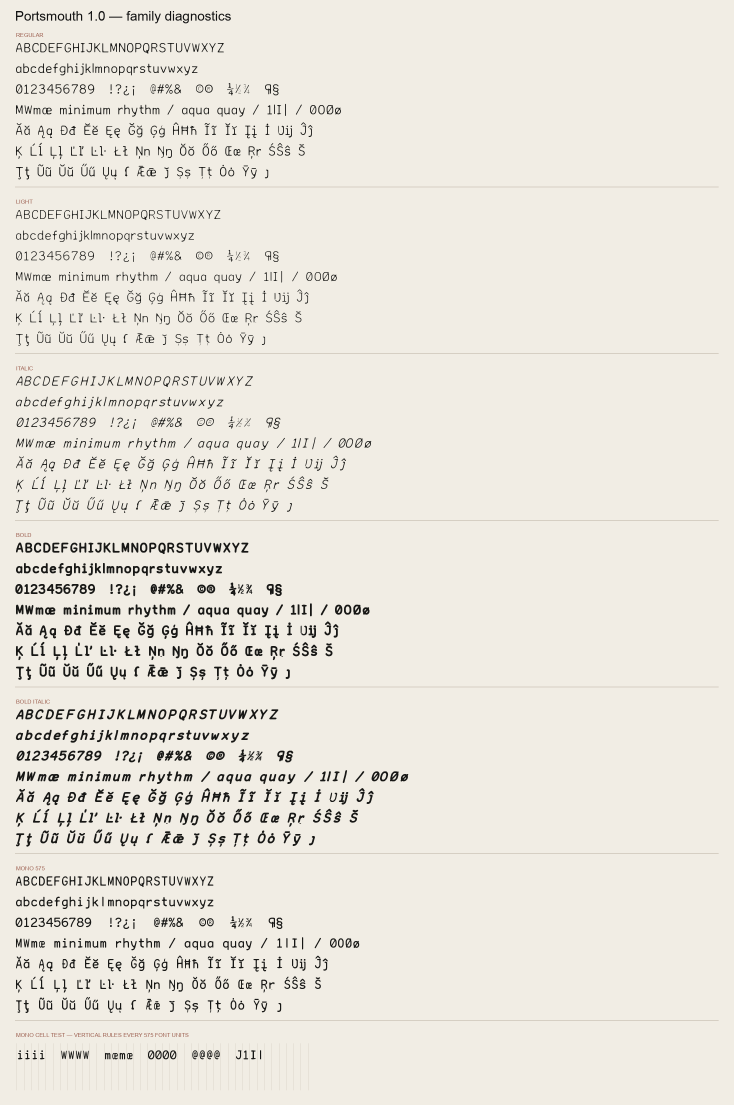
#> input picture Portsmouth-Family-1.0-diagnostics.png, 2200 x 3315 px, given in place of mff_image1.png, which was not available (shown at 1/3 size)
$ python two_lattice_fourier.py
#> lines starting #> are read from the running program, lines starting #| are printed output that depends on the picture; after the words box and inside, x2 and y2 are one past the last pixel; in counts of white or black regions, pixels touching at a corner belong together; pictures that were not available may be replaced by others from this repository, and a replacement may not be noted
### experiments/two_lattice_dr.py
#!/usr/bin/env python3
"""Douglas-Rachford / RAAR vs alternating projections on the cross-hatch.

Setting: the strong-complementarity fusion of two_lattice_blur_study part
A2 (orthogonal 11-px motion blurs, max-consensus magnitude targets +
positivity).  AP leaves a cross-hatch residual originating from the band
where BOTH blur OTFs are small: there the consensus magnitude target is
noise-level, phase has no anchor, and plain AP parks in a local trap.

Douglas-Rachford iterates through reflections,

    x <- x + P_C(2 P_M(x) - x) - P_M(x),

(M = consensus-magnitude set, C = positivity), which is the standard
phase-retrieval escape from AP stagnation; RAAR relaxes it toward P_M by
(1-beta).  Readout u = clip(P_M(x), 0).

Scored globally (PSNR) and in the spectral bands that define the problem:
  dead band:  |H_h| < tau  AND |H_v| < tau   (neither capture measured it)
  live band:  the complement.
Band error = relative truth-spectrum-weighted error energy in the band.
"""
from __future__ import annotations

import sys
from pathlib import Path

import numpy as np

HERE = Path(__file__).resolve().parent
sys.path.insert(0, str(HERE))
OUT = HERE / "out"

from two_lattice_mff import PatchFamily  # noqa: E402
from two_lattice_blur_study import ground_truth, psnr  # noqa: E402

TAU = 0.3


def conv2(img, k):
    ph, pw = k.shape[0] // 2, k.shape[1] // 2
#> ph = 3; pw = 3
    pad = np.pad(img, ((ph, ph), (pw, pw)), mode="reflect")
    kk = np.zeros_like(pad)
    kk[:k.shape[0], :k.shape[1]] = k
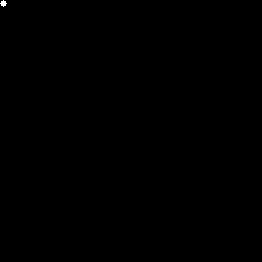
#> kk: shape (262, 262) float64; values 0 (black) and 0.0345 (white), 0.04% white; 1 white region, box (x1, y1, x2, y2) and area: (0, 0, 7, 7) 29
    kk = np.roll(kk, (-ph, -pw), axis=(0, 1))
#> kk: shape (262, 262) float64; values 0 (black) and 0.0345 (white), 0.04% white; 4 white regions (4 under 20 px)
    out = np.fft.irfft2(np.fft.rfft2(pad) * np.fft.rfft2(kk), s=pad.shape)
    return out[ph:ph + img.shape[0], pw:pw + img.shape[1]]


# [150 lines left out: functions otf_mag, make_problem, p_m, band_errors, run_ap, absolute_gate and 3 more, not called in this run]


# [2 lines that do not run on import are left out]

### experiments/two_lattice_mff.py
#!/usr/bin/env python3
"""Multi-focus image fusion via relaxed/weighted magnitude projections.

The captures of a focus stack are INCONSISTENT constraint families: each is
a correct measurement of the latent scene only where it is in focus.  This
is the setting the audio two-lattice method never faces (its two lattices
are exact measurements of one record), and it is where the relaxed
projection enters:

    P_i^w(u):  S = A_i u;   S <- (1 - w_i) * S + w_i * m_i * S/|S|;   u = A_i^+ S

a per-coefficient convex combination between keeping the current analysis
coefficient and radially projecting it onto capture i's magnitude.  w_i = 1
is the hard constraint of the consistent theory; w_i = 0 ignores the
family.  Equivalently u <- u + A_i^+ ( w_i * radial-residual ): the exact
operator analog of unbalanced-OT marginal relaxation.  Fixed points settle
at w-weighted compromises wherever families disagree.

Reliability is measured, not assumed: defocus is a local low-pass, so the
in-focus capture has the largest high-band patch energy.  Weights are a
softmax of per-patch high-frequency energy across captures.

Families here are {captures} x {one patch lattice}; positivity closes the
sign gauge as in two_lattice_image.py.  RGB channels share the luminance
weights.
"""
from __future__ import annotations

import sys
from pathlib import Path

import numpy as np

OUT = Path(__file__).resolve().parent / "out"

PATCH, HOP = 32, 8
GAMMA = 2.0            # softmax sharpness of the focus evidence
BETA = 0.7             # momentum
ITERS = 16
LOW_R = 2.0            # |f| <= LOW_R bins counts as low band (shared by all)


class PatchFamily:
    """One capture's patched 2D Hann windowed-DFT magnitude family."""

    def __init__(self, img, patch=PATCH, hop=HOP):
        h, w = img.shape
        self.patch, self.hop = patch, hop
        w1 = np.hanning(patch)
        self.win = np.outer(w1, w1)
        oy = np.arange(0, h - patch + 1, hop)
        ox = np.arange(0, w - patch + 1, hop)
        gy, gx = np.meshgrid(oy, ox, indexing="ij")
        self.gy, self.gx = gy, gx
        iy = gy.ravel()[:, None, None] + np.arange(patch)[None, :, None]
        ix = gx.ravel()[:, None, None] + np.arange(patch)[None, None, :]
        self.iy, self.ix = iy, ix
        self.den = np.zeros((h, w))
        np.add.at(self.den, (iy, ix),
                  np.broadcast_to(self.win ** 2,
                                  (iy.shape[0], patch, patch)))
        med = np.median(self.den[self.den > 0])
        self.support = self.den > 1e-2 * med
        self.target = np.abs(self.analyze(img))

    def analyze(self, img):
        return np.fft.fft2(img[self.iy, self.ix] * self.win[None],
                           axes=(1, 2))

    def synthesize(self, S, fallback):
        fitted = np.fft.ifft2(S, axes=(1, 2)).real
        acc = np.zeros_like(fallback)
        np.add.at(acc, (self.iy, self.ix), fitted * self.win[None])
        out = acc / np.maximum(self.den, 1e-8)
        return np.where(self.support, out, fallback)

    # [130 lines left out: functions project_weighted, high_energy, focus_weights, weight_map, fuse, sharpness and 1 more, not called in this run]


# [2 lines that do not run on import are left out]

### experiments/two_lattice_blur_study.py
#!/usr/bin/env python3
"""The two §4c measurements: complementary blur and soft-weight seams.

A. Complementary blur (no source sharp anywhere).  Two captures of one
   ground-truth scene through disk PSFs of different radii.  Disk OTFs have
   zeros at different frequencies, so at each (patch, frequency) at least
   one capture retains energy — per-coefficient consensus across captures
   covers what each blur destroyed.  Beyond its first OTF zero a capture's
   phase is sign-flipped, so pixel-domain fusion is structurally unable to
   use that band; magnitude projection + positivity re-retrieves phase.
   Configurations (weights ladder, all measured quantities):
     per-patch softmax weights  (the MFF configuration; blind to frequency)
     per-coefficient softmax    (frequency-resolved reliability)
     max-consensus target       (elementwise max magnitude, hard w=1)
   against capture/average baselines, PSNR to ground truth.

B. Negative control: identical blurs.  No complementary information exists;
   an honest method must not hallucinate sharpness (PSNR ~= capture).

C. Soft-weight seam.  Spatially-varying focus with a wide transition band
   where weights are necessarily ambiguous.  Measure the projection stage's
   gain over the weighted-average seed as a function of position: the gain
   should concentrate in the seam.
"""
from __future__ import annotations

import sys
from pathlib import Path

import numpy as np

HERE = Path(__file__).resolve().parent
sys.path.insert(0, str(HERE))
OUT = HERE / "out"

from two_lattice_mff import PatchFamily  # noqa: E402

SCRATCH = Path("/private/tmp/claude-501/-Users-quentinkuttenkuler-bfft/"
               "7ec9c357-2c5f-45c7-83cc-25520967d9ba/scratchpad")


# [5 lines left out: function ground_truth, not called in this run]


def disk_kernel(radius):
    r = int(np.ceil(radius))
    y, x = np.mgrid[-r:r + 1, -r:r + 1].astype(np.float64)
    k = (x ** 2 + y ** 2 <= radius ** 2 + 1e-9).astype(np.float64)
    return k / k.sum()


# [8 lines left out: function convolve_reflect, not called in this run]


def psnr(u, ref):
    rng = ref.max() - ref.min()
    return 10 * np.log10(rng ** 2 / np.mean((u - ref) ** 2))


def coeff_weights(fams, gamma=2.0):
    m = np.stack([f.target for f in fams]) ** gamma
    return m / (m.sum(axis=0, keepdims=True) + 1e-30)


# [171 lines left out: functions patch_weights, project_coeff_weighted, run, part_a, part_a2, part_b and 2 more, not called in this run]


# [6 lines that do not run on import are left out]

### experiments/two_lattice_fourier.py
#!/usr/bin/env python3
"""NEXT-PROJECT task 9: Fourier-domain families (domain freedom, made useful).

Because the latent is the scene itself, a constraint family can act in any
linearly reachable domain.  The demo where this MATTERS: capture B is sharp
but MISREGISTERED (unknown shift).  Translation only changes Fourier phase,
so B's global Fourier MODULUS is a valid, shift-invariant constraint family
— usable without registering B at all.  Capture A is registered but blurred:
its spatial patched family is reliable only at low frequencies (defocus
preserves lows), and supplies the position anchor.

Families:
  P_F (Fourier modulus of B): u <- ifft2(|F(B)| . F(u)/|F(u)|).real  —
      the FFT is orthogonal, so this radial step IS the exact metric
      projection onto the modulus set;
  P_A (spatial patches of A, low-band only): relaxed projection with a
      per-coefficient low-pass reliability mask (blur keeps lows honest);
  positivity.

Baselines: A alone, B used naively as registered (ghost-shifted), pixel
average.  PSNR against ground truth in A's frame.
"""
from __future__ import annotations

import sys
from pathlib import Path

import numpy as np

HERE = Path(__file__).resolve().parent
sys.path.insert(0, str(HERE))
OUT = HERE / "out"

from two_lattice_mff import PatchFamily  # noqa: E402
from two_lattice_blur_study import psnr, disk_kernel  # noqa: E402
from two_lattice_dr import conv2  # noqa: E402

SCRATCH = Path("/private/tmp/claude-501/-Users-quentinkuttenkuler-bfft/"
               "7ec9c357-2c5f-45c7-83cc-25520967d9ba/scratchpad")
N = 256
SHIFT = (7, -12)


def scene_pair():
    """Two misregistration models.

    'roll': periodic shift — modulus invariance is exact; the clean
    demonstration of the principle.
    'crop': the physically real case — the shifted aperture admits new
    boundary content, and the unwindowed FFT modulus is dominated by the
    wrap-around discontinuity, so invariance breaks at the boundary.
    Measured below as the honest caveat.
    """
    import matplotlib.image as mpimg
    big = mpimg.imread(str(SCRATCH / "mff_image1.png")) \
        .astype(np.float64)[:, :, :3].mean(axis=2)
    y0, x0 = 60, 100
    gt = big[y0:y0 + N, x0:x0 + N]
    crop = big[y0 + SHIFT[0]:y0 + SHIFT[0] + N,
               x0 + SHIFT[1]:x0 + SHIFT[1] + N]
    rng = np.random.default_rng(9)
    noise = lambda: 0.002 * rng.standard_normal(gt.shape)
    cap_a = conv2(gt, disk_kernel(3.0)) + noise()
    cap_b_roll = np.roll(gt, SHIFT, axis=(0, 1)) + noise()
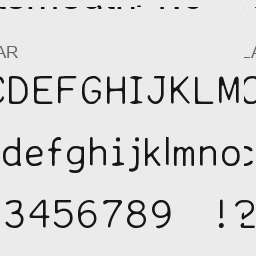
#> cap_b_roll: shape (256, 256) float64; min 0.0629, max 0.931, mean 0.86
    cap_b_crop = crop + noise()
    return gt, cap_a, cap_b_roll, cap_b_crop


def lowband_mask(fam, radius=4.0):
    p = fam.patch
    f = np.fft.fftfreq(p) * p
    rr = np.sqrt(f[:, None] ** 2 + f[None, :] ** 2)
    return (rr <= radius).astype(np.float64)


def fuse(cap_a, cap_b, iters=60, beta=0.7):
    fam_a = PatchFamily(cap_a)
#> in __init__, `np.add.at(self.den, (iy, ix), np.broadcast_to(self.win ** 2, (iy.shape..`:
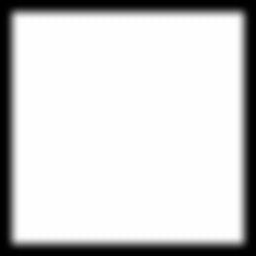
#> self.den: shape (256, 256) float64; min 0, max 2.12, mean 1.73; drawn with min black and max white
    w_low = lowband_mask(fam_a)[None]          # A reliable at low bands only
    mod_b = np.abs(np.fft.fft2(cap_b))         # shift-invariant evidence
    latent, prev = cap_a.copy(), cap_a.copy()
    for _ in range(iters):
        trial = latent + beta * (latent - prev)
        prev = latent
        # Fourier-modulus family of B (exact projection; FFT orthogonal)
        U = np.fft.fft2(trial)
        out = np.fft.ifft2(mod_b * U / (np.abs(U) + 1e-12)).real
        # spatial family of A, relaxed to its reliable low band
        S = fam_a.analyze(out)
        radial = fam_a.target * S / (np.abs(S) + 1e-12)
        out = fam_a.synthesize((1.0 - w_low) * S + w_low * radial, out)
        latent = np.clip(out, 0.0, None)
#> this loop made 60 passes
#> pass 1, in fuse, `latent = np.clip(out, 0.0, None)`:
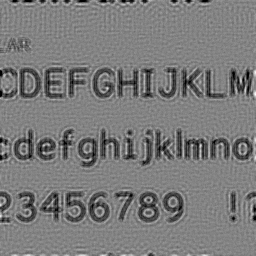
#> latent: shape (256, 256) float64; min 0, max 1.79, mean 0.86; drawn with min black and max white
#> after the loop:
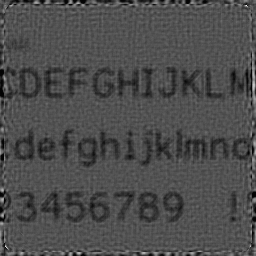
#> out: shape (256, 256) float64; min -0.0659, max 2.98, mean 0.86; drawn with min black and max white
    return latent


def main():
    gt, cap_a, cap_b_roll, cap_b_crop = scene_pair()
    fused_roll = fuse(cap_a, cap_b_roll)
    fused_crop = fuse(cap_a, cap_b_crop)
#> call 2 of fuse, with iters = 60, beta = 0.7
#> after the loop in fuse (call 2), `for _ in range(iters):`:
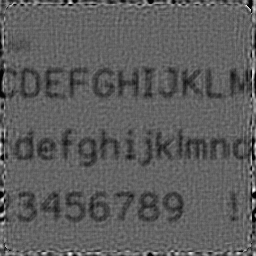
#> out: shape (256, 256) float64; min -0.063, max 2.45, mean 0.861; drawn with min black and max white
    rows = [("capture A (blurred, registered)", cap_a),
            ("capture B (sharp, shifted)", cap_b_roll),
            ("pixel average", 0.5 * (cap_a + cap_b_roll)),
            ("fusion, periodic shift", fused_roll),
            ("fusion, real crop (caveat)", fused_crop)]
    print(f"{'image':>34s} {'PSNR vs GT (dB)':>16s}")
    for name, im in rows:
        print(f"{name:>34s} {psnr(im, gt):16.2f}")
#> this loop made 5 passes
#> name on passes 1 to 5: 'capture A (blurred, registered)', 'capture B (sharp, shifted)', 'pixel average', 'fusion, periodic shift', 'fusion, real crop (caveat)'
#|    capture A (blurred, registered)            16.79
#|         capture B (sharp, shifted)             9.91
#|                      pixel average            13.53
#|             fusion, periodic shift            13.07
#|         fusion, real crop (caveat)            12.95

    import matplotlib
    matplotlib.use("Agg")
    import matplotlib.pyplot as plt
    OUT.mkdir(parents=True, exist_ok=True)
    fig, axes = plt.subplots(1, 6, figsize=(19, 3.6))
    for ax, (name, im) in zip(axes, [("ground truth", gt)] + rows):
        ax.imshow(im, cmap="gray", vmin=gt.min(), vmax=gt.max())
        t = name if name == "ground truth" else \
            f"{name}\n({psnr(im, gt):.1f} dB)"
        ax.set_title(t, fontsize=9)
        ax.set_xticks([]); ax.set_yticks([])
#> this loop made 6 passes
    fig.tight_layout()
    fig.savefig(OUT / "two_lattice_fourier.png", dpi=125)
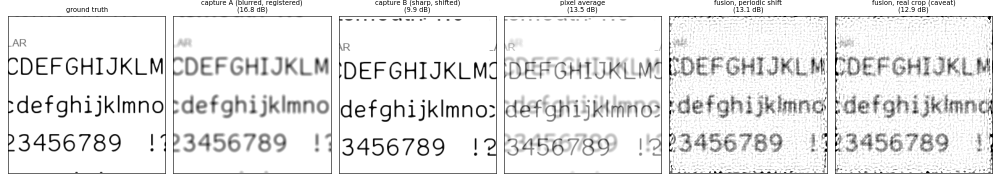
#> figure drawn by matplotlib, 6 panels
    print(OUT / "two_lattice_fourier.png")


if __name__ == "__main__":
    main()
